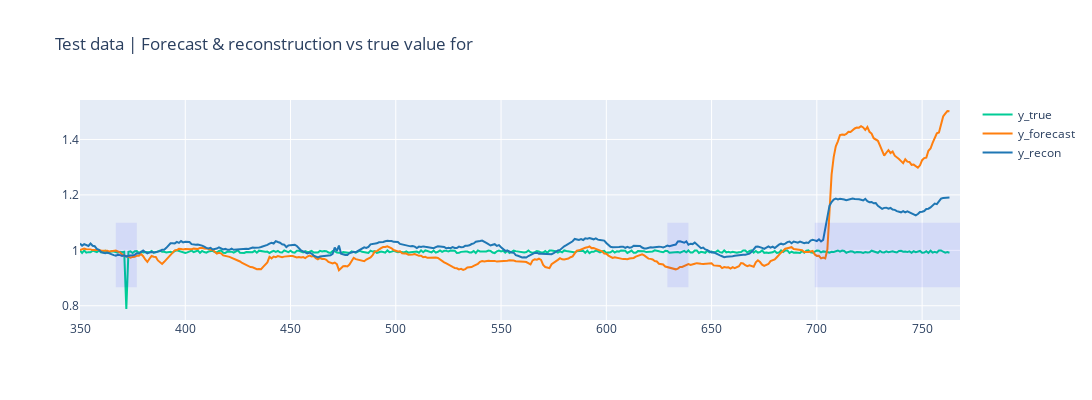
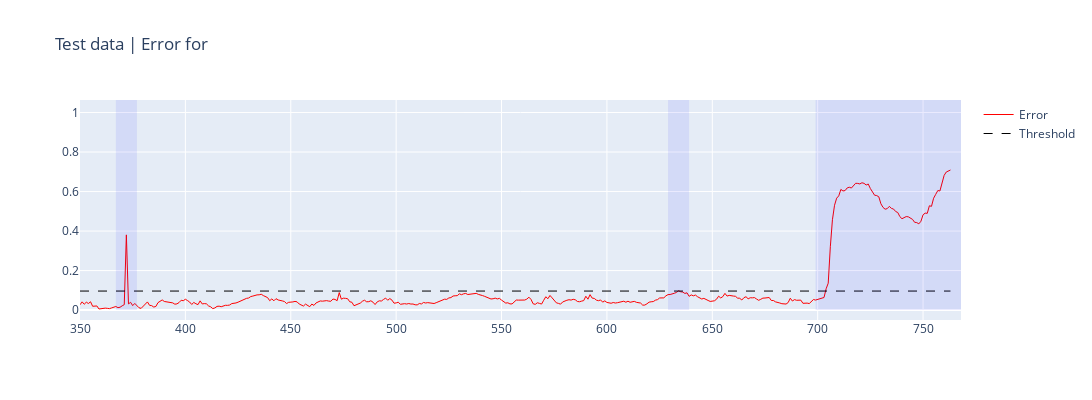
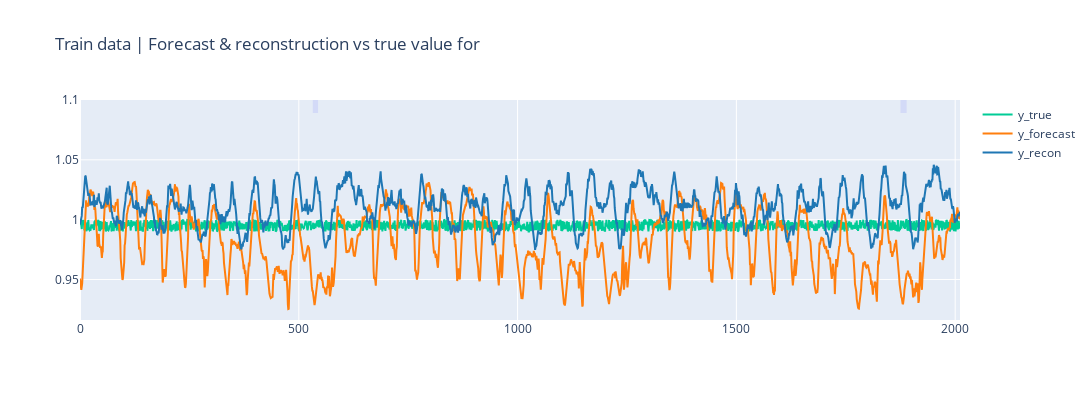
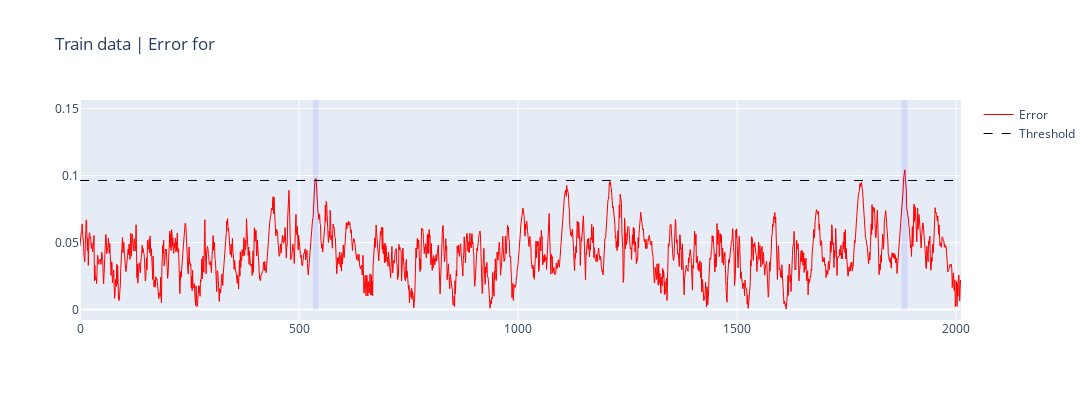

Notebook source saved alongside these figures, in order:
### Markdown cell above
## Interactive plot 
- Interactive plot of forecastings, reconstructions,actual values, errors, etc of the specified feature.
- Params:
    - ```feature```: which feature to visualize
    - ```plot_train```: whether to also plot for train set
    - ```plot_errors```: whether to plot anomaly scores (error) for the feature
    - ```plot_feature_anom```: if True, the feature-wise threshold and anomaly prediction is included
    - ```start```: start index of dataset
    - ```end```: end index of dataset

If ```plot_feature_anom``` is set to True:
- Predicted anomalies (for the particular feature) are visualized by a light blue rectangle.
- As we only predict one feature for SMAP and MSL, the actual (true) anomalies are included using a red rectangle, making correctly predicted anomalies purple.

### Code cell
plotter.plot_feature(
    feature=0, 
    plot_train=True, 
    plot_errors=True, 
    plot_feature_anom=True,
    start=350, 
    end=3000
)

### Figure 1 — Plotly figure (JSON) as saved in the notebook; plotly's stock layout.template omitted (floating-point values rounded to 4 significant figures; data arrays with more than 128 entries replaced by an {"elided": "..."} marker saying what was removed)
{"data": [{"line": {"color": "rgb(0, 204, 150, 0.5)", "width": 2}, "name": "y_true", "type": "scatter", "x": {"elided": "414 int values"}, "y": {"elided": "414 float values"}}, {"line": {"color": "rgb(255, 127, 14, 1)", "width": 2}, "name": "y_forecast", "type": "scatter", "x": {"elided": "414 int values"}, "y": {"elided": "414 float values"}}, {"line": {"color": "rgb(31, 119, 180, 1)", "width": 2}, "name": "y_recon", "type": "scatter", "x": {"elided": "414 int values"}, "y": {"elided": "414 float values"}}], "layout": {"height": 400, "shapes": [{"fillcolor": "blue", "line": {"width": 0}, "opacity": 0.08, "type": "rect", "x0": 367, "x1": 377, "y0": 0.8672, "y1": 1.1}, {"fillcolor": "blue", "line": {"width": 0}, "opacity": 0.08, "type": "rect", "x0": 629, "x1": 639, "y0": 0.8672, "y1": 1.1}, {"fillcolor": "blue", "line": {"width": 0}, "opacity": 0.08, "type": "rect", "x0": 699, "x1": 768, "y0": 0.8672, "y1": 1.1}], "showlegend": true, "title": {"text": "Test data | Forecast & reconstruction vs true value for  "}, "width": 1100}}

### Figure 2 — Plotly figure (JSON) as saved in the notebook; plotly's stock layout.template omitted (floating-point values rounded to 4 significant figures; data arrays with more than 128 entries replaced by an {"elided": "..."} marker saying what was removed)
{"data": [{"line": {"color": "red", "width": 1}, "name": "Error", "type": "scatter", "x": {"elided": "414 int values"}, "y": {"elided": "414 float values"}}, {"line": {"color": "black", "dash": "dash", "width": 1}, "name": "Threshold", "type": "scatter", "x": {"elided": "414 int values"}, "y": {"elided": "414 float values"}}], "layout": {"height": 400, "shapes": [{"fillcolor": "blue", "line": {"width": 0}, "opacity": 0.08, "type": "rect", "x0": 367, "x1": 377, "y0": 0, "y1": 1.063}, {"fillcolor": "blue", "line": {"width": 0}, "opacity": 0.08, "type": "rect", "x0": 629, "x1": 639, "y0": 0, "y1": 1.063}, {"fillcolor": "blue", "line": {"width": 0}, "opacity": 0.08, "type": "rect", "x0": 699, "x1": 768, "y0": 0, "y1": 1.063}], "title": {"text": "Test data | Error for "}, "width": 1100}}

### Figure 3 — Plotly figure (JSON) as saved in the notebook; plotly's stock layout.template omitted (floating-point values rounded to 4 significant figures; data arrays with more than 128 entries replaced by an {"elided": "..."} marker saying what was removed)
{"data": [{"line": {"color": "rgb(0, 204, 150, 0.5)", "width": 2}, "name": "y_true", "type": "scatter", "x": {"elided": "2012 int values"}, "y": {"elided": "2012 float values"}}, {"line": {"color": "rgb(255, 127, 14, 1)", "width": 2}, "name": "y_forecast", "type": "scatter", "x": {"elided": "2012 int values"}, "y": {"elided": "2012 float values"}}, {"line": {"color": "rgb(31, 119, 180, 1)", "width": 2}, "name": "y_recon", "type": "scatter", "x": {"elided": "2012 int values"}, "y": {"elided": "2012 float values"}}], "layout": {"height": 400, "shapes": [{"fillcolor": "blue", "line": {"width": 0}, "opacity": 0.08, "type": "rect", "x0": 532, "x1": 544, "y0": 1.089, "y1": 1.1}, {"fillcolor": "blue", "line": {"width": 0}, "opacity": 0.08, "type": "rect", "x0": 1875, "x1": 1889, "y0": 1.089, "y1": 1.1}], "showlegend": true, "title": {"text": "Train data | Forecast & reconstruction vs true value for  "}, "width": 1100}}

### Figure 4 — Plotly figure (JSON) as saved in the notebook; plotly's stock layout.template omitted (floating-point values rounded to 4 significant figures; data arrays with more than 128 entries replaced by an {"elided": "..."} marker saying what was removed)
{"data": [{"line": {"color": "red", "width": 1}, "name": "Error", "type": "scatter", "x": {"elided": "2012 int values"}, "y": {"elided": "2012 float values"}}, {"line": {"color": "black", "dash": "dash", "width": 1}, "name": "Threshold", "type": "scatter", "x": {"elided": "2012 int values"}, "y": {"elided": "2012 float values"}}], "layout": {"height": 400, "shapes": [{"fillcolor": "blue", "line": {"width": 0}, "opacity": 0.08, "type": "rect", "x0": 532, "x1": 544, "y0": 0, "y1": 0.1563}, {"fillcolor": "blue", "line": {"width": 0}, "opacity": 0.08, "type": "rect", "x0": 1875, "x1": 1889, "y0": 0, "y1": 0.1563}], "title": {"text": "Train data | Error for "}, "width": 1100}}
